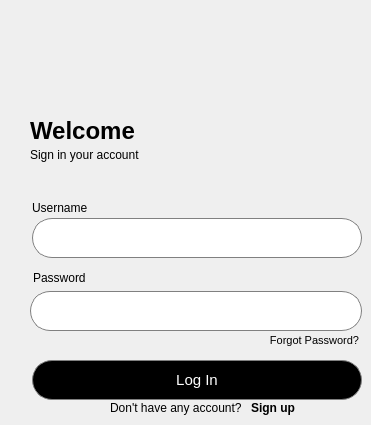
             <widget class="QWidget" name="page_3">
              <widget class="QWidget" name="layoutWidget">
               <property name="geometry">
                <rect>
                 <x>110</x>
                 <y>400</y>
                 <width>185</width>
                 <height>16</height>
                </rect>
               </property>
               <layout class="QHBoxLayout" name="horizontalLayout_4" stretch="0,0">
                <property name="spacing">
                 <number>0</number>
                </property>
                <item>
                 <widget class="QLabel" name="label_6">
                  <property name="minimumSize">
                   <size>
                    <width>150</width>
                    <height>0</height>
                   </size>
                  </property>
                  <property name="text">
                   <string>Don't have any account?</string>
                  </property>
                 </widget>
                </item>
                <item>
                 <widget class="QPushButton" name="Signupbtn">
                  <property name="font">
                   <font>
                    <bold>true</bold>
                   </font>
                  </property>
                  <property name="styleSheet">
                   <string notr="true">border:none;</string>
                  </property>
                  <property name="text">
                   <string>Sign up</string>
                  </property>
                 </widget>
                </item>
               </layout>
              </widget>
              <widget class="QLabel" name="label">
               <property name="geometry">
                <rect>
                 <x>32</x>
                 <y>200</y>
                 <width>171</width>
                 <height>16</height>
                </rect>
               </property>
               <property name="text">
                <string>Username</string>
               </property>
              </widget>
              <widget class="QWidget" name="layoutWidget_2">
               <property name="geometry">
                <rect>
                 <x>30</x>
                 <y>290</y>
                 <width>332</width>
                 <height>42</height>
                </rect>
               </property>
               <layout class="QHBoxLayout" name="horizontalLayout_5">
                <property name="spacing">
                 <number>0</number>
                </property>
                <item>
                 <widget class="QLineEdit" name="Password_2">
                  <property name="minimumSize">
                   <size>
                    <width>295</width>
                    <height>40</height>
                   </size>
                  </property>
                  <property name="maximumSize">
                   <size>
                    <width>300</width>
                    <height>16777215</height>
                   </size>
                  </property>
                  <property name="font">
                   <font>
                    <pointsize>11</pointsize>
                   </font>
                  </property>
                  <property name="styleSheet">
                   <string notr="true">QLineEdit{
padding-left:20px;
border: 1px solid gray;
border-top-left-radius: 20px;
border-bottom-left-radius: 20px;
border-right: none;
	background-color: rgb(255, 255, 255);
}</string>
                  </property>
                  <property name="text">
                   <string/>
                  </property>
                  <property name="echoMode">
                   <enum>QLineEdit::EchoMode::Password</enum>
                  </property>
                  <property name="placeholderText">
                   <string/>
                  </property>
                 </widget>
                </item>
                <item>
                 <widget class="QPushButton" name="hidebtn_2">
                  <property name="minimumSize">
                   <size>
                    <width>35</width>
                    <height>40</height>
                   </size>
                  </property>
                  <property name="maximumSize">
                   <size>
                    <width>35</width>
                    <height>16777215</height>
                   </size>
                  </property>
                  <property name="styleSheet">
                   <string notr="true">border: 1px solid gray;
border-top-right-radius: 20px;
border-bottom-right-radius: 20px;
border-left: none;
background-color: rgb(255, 255, 255);
padding-left:-5px;</string>
                  </property>
                  <property name="text">
                   <string/>
                  </property>
                  <property name="icon">
                   <iconset resource="Resources.qrc">
                    <normaloff>:/new/prefix1/Resources/hide.png</normaloff>
                    <normalon>:/new/prefix1/Resources/view.png</normalon>:/new/prefix1/Resources/hide.png</iconset>
                  </property>
                  <property name="iconSize">
                   <size>
                    <width>15</width>
                    <height>15</height>
                   </size>
                  </property>
                  <property name="checkable">
                   <bool>true</bool>
                  </property>
                 </widget>
                </item>
               </layout>
              </widget>
              <widget class="QPushButton" name="pushButton">
               <property name="geometry">
                <rect>
                 <x>269</x>
                 <y>332</y>
                 <width>91</width>
                 <height>16</height>
                </rect>
               </property>
               <property name="font">
                <font>
                 <pointsize>8</pointsize>
                </font>
               </property>
               <property name="styleSheet">
                <string notr="true">border:none;</string>
               </property>
               <property name="text">
                <string>Forgot Password?</string>
               </property>
              </widget>
              <widget class="QWidget" name="layoutWidget_3">
               <property name="geometry">
                <rect>
                 <x>30</x>
                 <y>120</y>
                 <width>121</width>
                 <height>42</height>
                </rect>
               </property>
               <layout class="QVBoxLayout" name="verticalLayout_8">
                <item>
                 <widget class="QLabel" name="label_7">
                  <property name="font">
                   <font>
                    <pointsize>18</pointsize>
                    <bold>true</bold>
                   </font>
                  </property>
                  <property name="text">
                   <string>Welcome</string>
                  </property>
                 </widget>
                </item>
                <item>
                 <widget class="QLabel" name="label_8">
                  <property name="text">
                   <string>Sign in your account</string>
                  </property>
                 </widget>
                </item>
               </layout>
              </widget>
              <widget class="QLabel" name="label_9">
               <property name="geometry">
                <rect>
                 <x>30</x>
                 <y>30</y>
                 <width>40</width>
                 <height>40</height>
                </rect>
               </property>
               <property name="minimumSize">
                <size>
                 <width>40</width>
                 <height>40</height>
                </size>
               </property>
               <property name="maximumSize">
                <size>
                 <width>40</width>
                 <height>40</height>
                </size>
               </property>
               <property name="font">
                <font>
                 <pointsize>12</pointsize>
                </font>
               </property>
               <property name="text">
                <string/>
               </property>
               <property name="pixmap">
                <pixmap resource="Resources.qrc">:/new/prefix1/Resources/logoooo.png</pixmap>
               </property>
               <property name="scaledContents">
                <bool>true</bool>
               </property>
              </widget>
              <widget class="QLineEdit" name="UserName">
               <property name="geometry">
                <rect>
                 <x>32</x>
                 <y>218</y>
                 <width>330</width>
                 <height>40</height>
                </rect>
               </property>
               <property name="minimumSize">
                <size>
                 <width>330</width>
                 <height>40</height>
                </size>
               </property>
               <property name="font">
                <font>
                 <pointsize>11</pointsize>
                </font>
               </property>
               <property name="styleSheet">
                <string notr="true">QLineEdit{
padding-left:20px;
border: 1px solid gray;
border-radius: 20px;
	background-color: rgb(255, 255, 255);
}</string>
               </property>
               <property name="placeholderText">
                <string/>
               </property>
              </widget>
              <widget class="QPushButton" name="Loginbtn">
               <property name="geometry">
                <rect>
                 <x>32</x>
                 <y>360</y>
                 <width>330</width>
                 <height>40</height>
                </rect>
               </property>
               <property name="minimumSize">
                <size>
                 <width>330</width>
                 <height>40</height>
                </size>
               </property>
               <property name="font">
                <font>
                 <pointsize>11</pointsize>
                 <bold>false</bold>
                </font>
               </property>
               <property name="cursor">
                <cursorShape>PointingHandCursor</cursorShape>
               </property>
               <property name="styleSheet">
                <string notr="true">QPushButton{
border: 1px solid gray;
border-radius: 20px;
background-color: rgb(0, 0, 0);
color:white;
}</string>
               </property>
               <property name="text">
                <string>Log In</string>
               </property>
              </widget>
              <widget class="QLabel" name="label_2">
               <property name="geometry">
                <rect>
                 <x>33</x>
                 <y>270</y>
                 <width>181</width>
                 <height>16</height>
                </rect>
               </property>
               <property name="text">
                <string>Password</string>
               </property>
              </widget>
              <widget class="QLabel" name="signinfailed">
               <property name="geometry">
                <rect>
                 <x>31</x>
                 <y>331</y>
                 <width>241</width>
                 <height>16</height>
                </rect>
               </property>
               <property name="font">
                <font>
                 <pointsize>8</pointsize>
                </font>
               </property>
               <property name="styleSheet">
                <string notr="true">color: rgb(255, 0, 0);
border:none</string>
               </property>
               <property name="text">
                <string/>
               </property>
              </widget>
             </widget>
